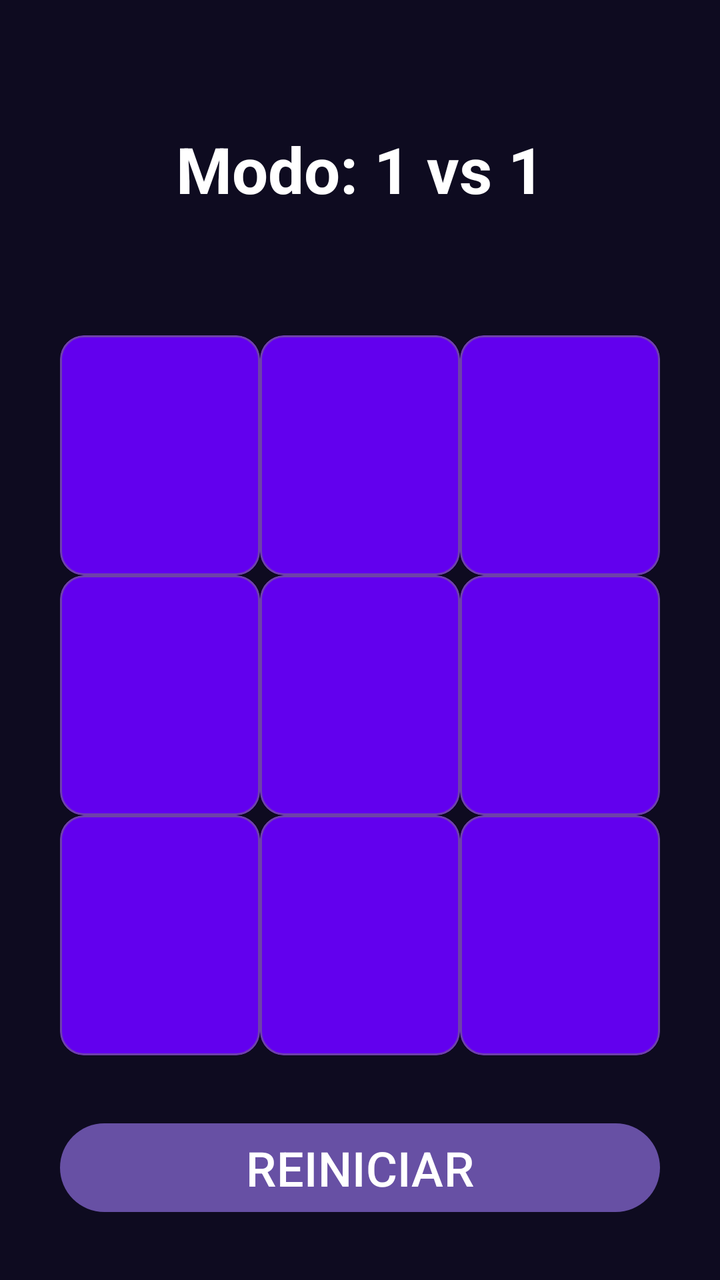
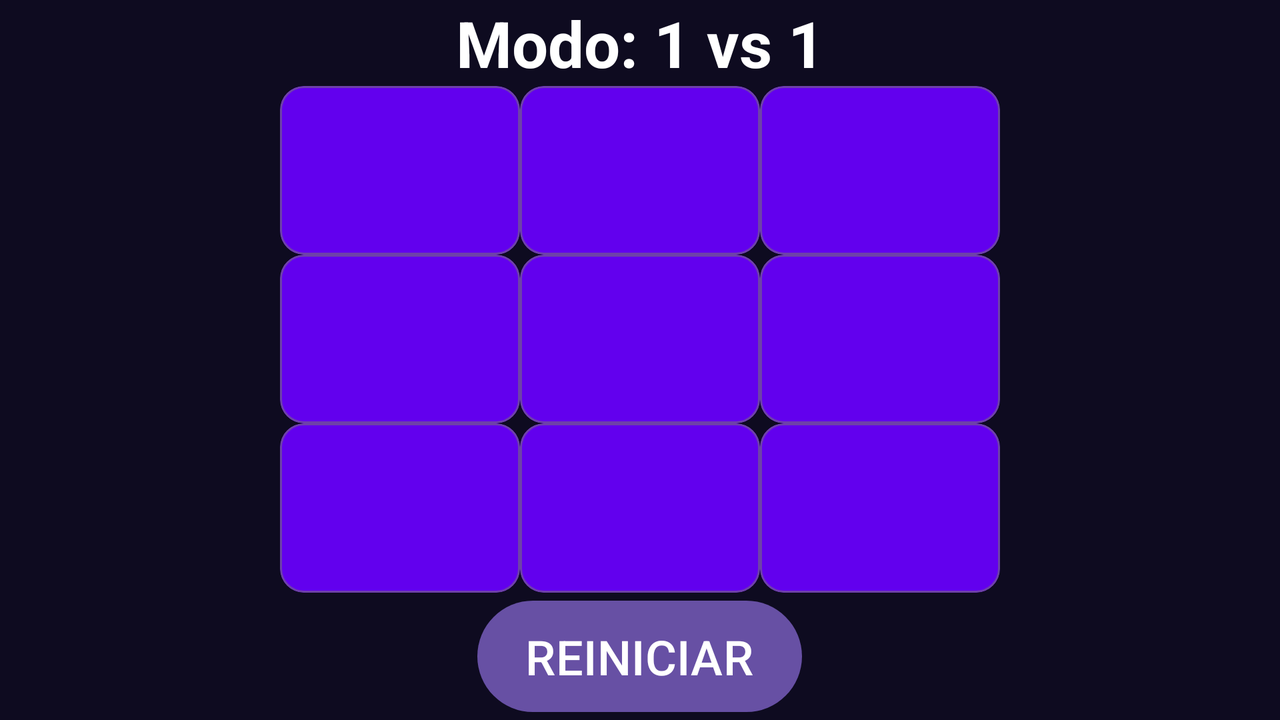

Compare how this app lays out the same screen by default and in its alternative resource folder. The renders come first, then the two layout files and the values they reference.
<!-- AndroidManifest.xml: application theme Theme.JuegoGato -->
<!-- res/layout/activity_juego_manual.xml -->
<?xml version="1.0" encoding="utf-8"?>
<androidx.constraintlayout.widget.ConstraintLayout xmlns:android="http://schemas.android.com/apk/res/android"
    xmlns:app="http://schemas.android.com/apk/res-auto"
    xmlns:tools="http://schemas.android.com/tools"
    android:id="@+id/main"
    android:layout_width="match_parent"
    android:layout_height="match_parent"
    android:background="@color/background_app"
    tools:context=".MainActivity">

    <TextView
        android:layout_width="match_parent"
        android:layout_height="wrap_content"
        android:layout_margin="@dimen/margen"
        android:gravity="center"
        android:text="@string/modo_manual"
        android:textColor="@color/white"
        android:textSize="32sp"
        android:textStyle="bold"
        app:layout_constraintBottom_toTopOf="@id/layout_contenedor"
        app:layout_constraintEnd_toEndOf="parent"
        app:layout_constraintStart_toStartOf="parent"
        app:layout_constraintTop_toTopOf="parent"
        app:layout_constraintVertical_bias="0.509" />

    <LinearLayout
        android:id="@+id/layout_contenedor"
        android:layout_width="match_parent"
        android:layout_height="wrap_content"
        android:layout_margin="@dimen/margen"
        android:orientation="vertical"
        app:layout_constraintBottom_toTopOf="@id/btn_reiniciar"
        app:layout_constraintEnd_toEndOf="parent"
        app:layout_constraintStart_toStartOf="parent">

        <LinearLayout
            android:layout_width="match_parent"
            android:layout_height="wrap_content"
            android:orientation="horizontal">

            <com.google.android.material.card.MaterialCardView
                android:id="@+id/btn_A1"
                android:layout_width="0dp"
                android:layout_height="match_parent"
                android:layout_weight="1"
                app:cardBackgroundColor="@color/background_fab"
                app:strokeColor="@color/borde_card_selector">

                <ImageView
                    android:id="@+id/ic_A1"
                    android:layout_width="match_parent"
                    android:layout_height="match_parent"
                    android:src="@drawable/ic_blank"
                    app:tint="@color/white"
                    android:contentDescription="@string/descripcion_recuatro_jugada"/>

            </com.google.android.material.card.MaterialCardView>

            <com.google.android.material.card.MaterialCardView
                android:id="@+id/btn_A2"
                android:layout_width="0dp"
                android:layout_height="match_parent"
                android:layout_weight="1"
                app:cardBackgroundColor="@color/background_fab"
                app:strokeColor="@color/borde_card_selector">

                <ImageView
                    android:id="@+id/ic_A2"
                    android:layout_width="match_parent"
                    android:layout_height="match_parent"
                    android:src="@drawable/ic_blank"
                    app:tint="@color/white"
                    android:contentDescription="@string/descripcion_recuatro_jugada"/>

            </com.google.android.material.card.MaterialCardView>

            <com.google.android.material.card.MaterialCardView
                android:id="@+id/btn_A3"
                android:layout_width="0dp"
                android:layout_height="match_parent"
                android:layout_weight="1"
                app:cardBackgroundColor="@color/background_fab"
                app:strokeColor="@color/borde_card_selector">

                <ImageView
                    android:id="@+id/ic_A3"
                    android:layout_width="match_parent"
                    android:layout_height="match_parent"
                    android:src="@drawable/ic_blank"
                    app:tint="@color/white"
                    android:contentDescription="@string/descripcion_recuatro_jugada"/>

            </com.google.android.material.card.MaterialCardView>

        </LinearLayout>

        <LinearLayout
            android:layout_width="match_parent"
            android:layout_height="wrap_content"
            android:orientation="horizontal">

            <com.google.android.material.card.MaterialCardView
                android:id="@+id/btn_B1"
                android:layout_width="0dp"
                android:layout_height="match_parent"
                android:layout_weight="1"
                app:cardBackgroundColor="@color/background_fab"
                app:strokeColor="@color/borde_card_selector">

                <ImageView
                    android:id="@+id/ic_B1"
                    android:layout_width="match_parent"
                    android:layout_height="match_parent"
                    android:src="@drawable/ic_blank"
                    app:tint="@color/white"
                    android:contentDescription="@string/descripcion_recuatro_jugada"/>

            </com.google.android.material.card.MaterialCardView>

            <com.google.android.material.card.MaterialCardView
                android:id="@+id/btn_B2"
                android:layout_width="0dp"
                android:layout_height="match_parent"
                android:layout_weight="1"
                app:cardBackgroundColor="@color/background_fab"
                app:strokeColor="@color/borde_card_selector">

                <ImageView
                    android:id="@+id/ic_B2"
                    android:layout_width="match_parent"
                    android:layout_height="match_parent"
                    android:src="@drawable/ic_blank"
                    app:tint="@color/white"
                    android:contentDescription="@string/descripcion_recuatro_jugada"/>

            </com.google.android.material.card.MaterialCardView>

            <com.google.android.material.card.MaterialCardView
                android:id="@+id/btn_B3"
                android:layout_width="0dp"
                android:layout_height="match_parent"
                android:layout_weight="1"
                app:cardBackgroundColor="@color/background_fab"
                app:strokeColor="@color/borde_card_selector">

                <ImageView
                    android:id="@+id/ic_B3"
                    android:layout_width="match_parent"
                    android:layout_height="match_parent"
                    android:src="@drawable/ic_blank"
                    app:tint="@color/white"
                    android:contentDescription="@string/descripcion_recuatro_jugada"/>

            </com.google.android.material.card.MaterialCardView>

        </LinearLayout>

        <LinearLayout
            android:layout_width="match_parent"
            android:layout_height="wrap_content"
            android:orientation="horizontal">

            <com.google.android.material.card.MaterialCardView
                android:id="@+id/btn_C1"
                android:layout_width="0dp"
                android:layout_height="match_parent"
                android:layout_weight="1"
                app:cardBackgroundColor="@color/background_fab"
                app:strokeColor="@color/borde_card_selector">

                <ImageView
                    android:id="@+id/ic_C1"
                    android:layout_width="match_parent"
                    android:layout_height="match_parent"
                    android:src="@drawable/ic_blank"
                    app:tint="@color/white"
                    android:contentDescription="@string/descripcion_recuatro_jugada"/>

            </com.google.android.material.card.MaterialCardView>

            <com.google.android.material.card.MaterialCardView
                android:id="@+id/btn_C2"
                android:layout_width="0dp"
                android:layout_height="match_parent"
                android:layout_weight="1"
                app:cardBackgroundColor="@color/background_fab"
                app:strokeColor="@color/borde_card_selector">

                <ImageView
                    android:id="@+id/ic_C2"
                    android:layout_width="match_parent"
                    android:layout_height="match_parent"
                    android:src="@drawable/ic_blank"
                    app:tint="@color/white"
                    android:contentDescription="@string/descripcion_recuatro_jugada"/>

            </com.google.android.material.card.MaterialCardView>

            <com.google.android.material.card.MaterialCardView
                android:id="@+id/btn_C3"
                android:layout_width="0dp"
                android:layout_height="match_parent"
                android:layout_weight="1"
                app:cardBackgroundColor="@color/background_fab"
                app:strokeColor="@color/borde_card_selector">

                <ImageView
                    android:id="@+id/ic_C3"
                    android:layout_width="match_parent"
                    android:layout_height="match_parent"
                    android:src="@drawable/ic_blank"
                    app:tint="@color/white"
                    android:contentDescription="@string/descripcion_recuatro_jugada"/>

            </com.google.android.material.card.MaterialCardView>

        </LinearLayout>

    </LinearLayout>

    <Button
        android:id="@+id/btn_reiniciar"
        android:layout_width="match_parent"
        android:layout_height="wrap_content"
        android:layout_margin="@dimen/margen"
        android:text="@string/reiniciar"
        android:textSize="24sp"
        app:layout_constraintBottom_toBottomOf="parent"
        app:layout_constraintEnd_toEndOf="parent"
        app:layout_constraintStart_toStartOf="parent" />

</androidx.constraintlayout.widget.ConstraintLayout>
<!-- resources referenced by this layout -->
<resources>
  <color name="background_app">#0E0B20</color>
  <color name="background_fab">#FF6200EE</color>
  <color name="white">#FFFFFFFF</color>
  <dimen name="margen">30dp</dimen>
  <!-- drawable ic_blank (drawable) -->
  <vector xmlns:android="http://schemas.android.com/apk/res/android"
      android:height="120dp"
      android:tint="#000000"
      android:viewportHeight="120"
      android:viewportWidth="120"
      android:width="120dp">
  
      <path
          android:pathData="M0,0"
          android:fillColor="@android:color/transparent"
          />
  
  </vector>
  <string name="descripcion_recuatro_jugada">Se muestra icono del jugador</string>
  <string name="modo_manual">Modo: 1 vs 1</string>
  <string name="reiniciar">REINICIAR</string>
  <style name="Theme.JuegoGato" parent="Base.Theme.JuegoGato" />
  <style name="Base.Theme.JuegoGato" parent="Theme.Material3.DayNight.NoActionBar">
          
          
      </style>
</resources>
<!-- res/layout-land/activity_juego_manual.xml (the repository's variant of the layout above) -->
<!-- drawn on the phone turned sideways -->
<?xml version="1.0" encoding="utf-8"?>
<androidx.constraintlayout.widget.ConstraintLayout xmlns:android="http://schemas.android.com/apk/res/android"
    xmlns:app="http://schemas.android.com/apk/res-auto"
    xmlns:tools="http://schemas.android.com/tools"
    android:id="@+id/main"
    android:layout_width="match_parent"
    android:layout_height="match_parent"
    android:background="@color/background_app"
    tools:context=".MainActivity">

    <LinearLayout
        android:id="@+id/layout_contenedor"
        android:layout_width="match_parent"
        android:layout_height="match_parent"
        android:layout_margin="@dimen/margen_land"
        android:orientation="vertical"
        android:gravity="center"
        app:layout_constraintTop_toTopOf="parent"
        app:layout_constraintEnd_toEndOf="parent"
        app:layout_constraintStart_toStartOf="parent"
        app:layout_constraintBottom_toBottomOf="parent">

        <TextView
            android:layout_width="match_parent"
            android:layout_height="wrap_content"
            android:layout_marginBottom="@dimen/margen_botones"
            android:gravity="center"
            android:text="@string/modo_manual"
            android:textColor="@color/white"
            android:textSize="32sp"
            android:textStyle="bold"
            app:layout_constraintBottom_toTopOf="@id/layout_contenedor" />

        <LinearLayout
            android:layout_width="wrap_content"
            android:layout_height="0dp"
            android:layout_weight="4"
            android:orientation="vertical"
            android:layout_gravity="center">

            <LinearLayout
                android:layout_width="wrap_content"
                android:layout_height="0dp"
                android:layout_weight="1"
                android:orientation="horizontal"
                tools:ignore="NestedWeights">

                <com.google.android.material.card.MaterialCardView
                    android:id="@+id/btn_A1"
                    android:layout_width="wrap_content"
                    android:layout_height="match_parent"
                    app:cardBackgroundColor="@color/background_fab"
                    app:strokeColor="@color/borde_card_selector">

                    <ImageView
                        android:id="@+id/ic_A1"
                        android:layout_width="wrap_content"
                        android:layout_height="match_parent"
                        android:src="@drawable/ic_blank"
                        app:tint="@color/white"
                        android:contentDescription="@string/descripcion_recuatro_jugada"/>

                </com.google.android.material.card.MaterialCardView>

                <com.google.android.material.card.MaterialCardView
                    android:id="@+id/btn_A2"
                    android:layout_width="wrap_content"
                    android:layout_height="match_parent"
                    app:cardBackgroundColor="@color/background_fab"
                    app:strokeColor="@color/borde_card_selector">

                    <ImageView
                        android:id="@+id/ic_A2"
                        android:layout_width="wrap_content"
                        android:layout_height="match_parent"
                        android:src="@drawable/ic_blank"
                        app:tint="@color/white"
                        android:contentDescription="@string/descripcion_recuatro_jugada"/>

                </com.google.android.material.card.MaterialCardView>

                <com.google.android.material.card.MaterialCardView
                    android:id="@+id/btn_A3"
                    android:layout_width="wrap_content"
                    android:layout_height="match_parent"
                    app:cardBackgroundColor="@color/background_fab"
                    app:strokeColor="@color/borde_card_selector">

                    <ImageView
                        android:id="@+id/ic_A3"
                        android:layout_width="wrap_content"
                        android:layout_height="match_parent"
                        android:src="@drawable/ic_blank"
                        app:tint="@color/white"
                        android:contentDescription="@string/descripcion_recuatro_jugada"/>

                </com.google.android.material.card.MaterialCardView>

            </LinearLayout>

            <LinearLayout
                android:layout_width="wrap_content"
                android:layout_height="0dp"
                android:layout_weight="1"
                android:orientation="horizontal">

                <com.google.android.material.card.MaterialCardView
                    android:id="@+id/btn_B1"
                    android:layout_width="wrap_content"
                    android:layout_height="match_parent"
                    app:cardBackgroundColor="@color/background_fab"
                    app:strokeColor="@color/borde_card_selector">

                    <ImageView
                        android:id="@+id/ic_B1"
                        android:layout_width="wrap_content"
                        android:layout_height="match_parent"
                        android:src="@drawable/ic_blank"
                        app:tint="@color/white"
                        android:contentDescription="@string/descripcion_recuatro_jugada"/>

                </com.google.android.material.card.MaterialCardView>

                <com.google.android.material.card.MaterialCardView
                    android:id="@+id/btn_B2"
                    android:layout_width="wrap_content"
                    android:layout_height="match_parent"
                    app:cardBackgroundColor="@color/background_fab"
                    app:strokeColor="@color/borde_card_selector">

                    <ImageView
                        android:id="@+id/ic_B2"
                        android:layout_width="wrap_content"
                        android:layout_height="match_parent"
                        android:src="@drawable/ic_blank"
                        app:tint="@color/white"
                        android:contentDescription="@string/descripcion_recuatro_jugada"/>

                </com.google.android.material.card.MaterialCardView>

                <com.google.android.material.card.MaterialCardView
                    android:id="@+id/btn_B3"
                    android:layout_width="wrap_content"
                    android:layout_height="match_parent"
                    app:cardBackgroundColor="@color/background_fab"
                    app:strokeColor="@color/borde_card_selector">

                    <ImageView
                        android:id="@+id/ic_B3"
                        android:layout_width="wrap_content"
                        android:layout_height="match_parent"
                        android:src="@drawable/ic_blank"
                        app:tint="@color/white"
                        android:contentDescription="@string/descripcion_recuatro_jugada"/>

                </com.google.android.material.card.MaterialCardView>

            </LinearLayout>

            <LinearLayout
                android:layout_width="wrap_content"
                android:layout_height="0dp"
                android:layout_weight="1"
                android:orientation="horizontal">

                <com.google.android.material.card.MaterialCardView
                    android:id="@+id/btn_C1"
                    android:layout_width="wrap_content"
                    android:layout_height="match_parent"
                    app:cardBackgroundColor="@color/background_fab"
                    app:strokeColor="@color/borde_card_selector">

                    <ImageView
                        android:id="@+id/ic_C1"
                        android:layout_width="wrap_content"
                        android:layout_height="match_parent"
                        android:src="@drawable/ic_blank"
                        app:tint="@color/white"
                        android:contentDescription="@string/descripcion_recuatro_jugada"/>

                </com.google.android.material.card.MaterialCardView>

                <com.google.android.material.card.MaterialCardView
                    android:id="@+id/btn_C2"
                    android:layout_width="wrap_content"
                    android:layout_height="match_parent"
                    app:cardBackgroundColor="@color/background_fab"
                    app:strokeColor="@color/borde_card_selector">

                    <ImageView
                        android:id="@+id/ic_C2"
                        android:layout_width="wrap_content"
                        android:layout_height="match_parent"
                        android:src="@drawable/ic_blank"
                        app:tint="@color/white"
                        android:contentDescription="@string/descripcion_recuatro_jugada"/>

                </com.google.android.material.card.MaterialCardView>

                <com.google.android.material.card.MaterialCardView
                    android:id="@+id/btn_C3"
                    android:layout_width="wrap_content"
                    android:layout_height="match_parent"
                    app:cardBackgroundColor="@color/background_fab"
                    app:strokeColor="@color/borde_card_selector">

                    <ImageView
                        android:id="@+id/ic_C3"
                        android:layout_width="wrap_content"
                        android:layout_height="match_parent"
                        android:src="@drawable/ic_blank"
                        app:tint="@color/white"
                        android:contentDescription="@string/descripcion_recuatro_jugada"/>

                </com.google.android.material.card.MaterialCardView>

            </LinearLayout>

        </LinearLayout>


        <Button
            android:id="@+id/btn_reiniciar"
            android:layout_width="wrap_content"
            android:layout_height="0dp"
            android:layout_weight="1"
            android:layout_marginTop="@dimen/margen_botones"
            android:text="@string/reiniciar"
            android:textSize="24sp" />

    </LinearLayout>



</androidx.constraintlayout.widget.ConstraintLayout>
<!-- resources referenced by the variant -->
<!-- as the phone turned sideways resolves them -->
<resources>
  <color name="background_app">#0E0B20</color>
  <color name="background_fab">#FF6200EE</color>
  <color name="white">#FFFFFFFF</color>
  <!-- drawable ic_blank (drawable) -->
  <vector xmlns:android="http://schemas.android.com/apk/res/android"
      android:height="120dp"
      android:tint="#000000"
      android:viewportHeight="120"
      android:viewportWidth="120"
      android:width="120dp">
  
      <path
          android:pathData="M0,0"
          android:fillColor="@android:color/transparent"
          />
  
  </vector>
  <string name="descripcion_recuatro_jugada">Se muestra icono del jugador</string>
  <string name="modo_manual">Modo: 1 vs 1</string>
  <string name="reiniciar">REINICIAR</string>
  <style name="Theme.JuegoGato" parent="Base.Theme.JuegoGato" />
  <style name="Base.Theme.JuegoGato" parent="Theme.Material3.DayNight.NoActionBar">
          
          
      </style>
</resources>
